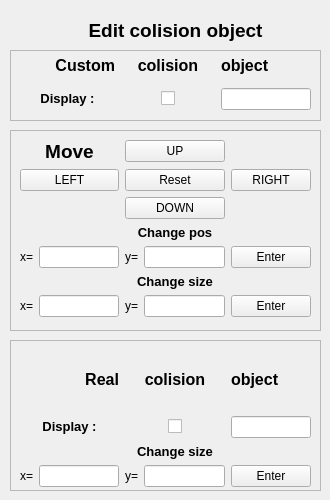
     <widget class="QWidget" name="tab_4">
      <attribute name="title">
       <string>9</string>
      </attribute>
      <widget class="QLabel" name="label_193">
       <property name="geometry">
        <rect>
         <x>70</x>
         <y>10</y>
         <width>211</width>
         <height>41</height>
        </rect>
       </property>
       <property name="text">
        <string>&lt;html&gt;&lt;head/&gt;&lt;body&gt;&lt;p align=&quot;center&quot;&gt;&lt;span style=&quot; font-size:14pt; font-weight:600;&quot;&gt;Edit colision object&lt;/span&gt;&lt;/p&gt;&lt;/body&gt;&lt;/html&gt;</string>
       </property>
      </widget>
      <widget class="QFrame" name="frame">
       <property name="geometry">
        <rect>
         <x>10</x>
         <y>130</y>
         <width>311</width>
         <height>201</height>
        </rect>
       </property>
       <property name="frameShape">
        <enum>QFrame::StyledPanel</enum>
       </property>
       <property name="frameShadow">
        <enum>QFrame::Raised</enum>
       </property>
       <widget class="QWidget" name="gridLayoutWidget">
        <property name="geometry">
         <rect>
          <x>10</x>
          <y>10</y>
          <width>291</width>
          <height>182</height>
         </rect>
        </property>
        <layout class="QGridLayout" name="gridLayout" rowstretch="0,0,0,0,0,0,0">
         <item row="6" column="0">
          <layout class="QHBoxLayout" name="horizontalLayout">
           <item>
            <widget class="QLabel" name="label_15">
             <property name="text">
              <string>x=</string>
             </property>
            </widget>
           </item>
           <item>
            <widget class="QLineEdit" name="colisionObject_CustomObj_sizeXLineEdit_3">
             <property name="maximumSize">
              <size>
               <width>100</width>
               <height>16777215</height>
              </size>
             </property>
            </widget>
           </item>
          </layout>
         </item>
         <item row="5" column="1">
          <widget class="QLabel" name="label_14">
           <property name="maximumSize">
            <size>
             <width>16777215</width>
             <height>15</height>
            </size>
           </property>
           <property name="text">
            <string>&lt;html&gt;&lt;head/&gt;&lt;body&gt;&lt;p align=&quot;center&quot;&gt;&lt;span style=&quot; font-size:10pt; font-weight:600;&quot;&gt;Change size&lt;/span&gt;&lt;/p&gt;&lt;/body&gt;&lt;/html&gt;</string>
           </property>
          </widget>
         </item>
         <item row="1" column="0">
          <widget class="QPushButton" name="colisionObject_Left_pushbutton">
           <property name="maximumSize">
            <size>
             <width>1000</width>
             <height>200</height>
            </size>
           </property>
           <property name="text">
            <string>LEFT</string>
           </property>
           <property name="iconSize">
            <size>
             <width>16</width>
             <height>16</height>
            </size>
           </property>
          </widget>
         </item>
         <item row="1" column="1">
          <widget class="QPushButton" name="colisionObject_Reset_pushbutton">
           <property name="text">
            <string>Reset</string>
           </property>
          </widget>
         </item>
         <item row="0" column="0">
          <widget class="QLabel" name="label_12">
           <property name="text">
            <string>&lt;html&gt;&lt;head/&gt;&lt;body&gt;&lt;p align=&quot;center&quot;&gt;&lt;span style=&quot; font-size:14pt; font-weight:600;&quot;&gt;Move&lt;/span&gt;&lt;/p&gt;&lt;/body&gt;&lt;/html&gt;</string>
           </property>
          </widget>
         </item>
         <item row="1" column="2">
          <widget class="QPushButton" name="colisionObject_Right_pushbutton">
           <property name="text">
            <string>RIGHT</string>
           </property>
          </widget>
         </item>
         <item row="2" column="1">
          <widget class="QPushButton" name="colisionObject_Down_pushbutton">
           <property name="text">
            <string>DOWN</string>
           </property>
          </widget>
         </item>
         <item row="0" column="1">
          <widget class="QPushButton" name="colisionObject_Up_pushbutton">
           <property name="text">
            <string>UP</string>
           </property>
          </widget>
         </item>
         <item row="3" column="1">
          <widget class="QLabel" name="label_21">
           <property name="maximumSize">
            <size>
             <width>16777215</width>
             <height>15</height>
            </size>
           </property>
           <property name="text">
            <string>&lt;html&gt;&lt;head/&gt;&lt;body&gt;&lt;p align=&quot;center&quot;&gt;&lt;span style=&quot; font-size:10pt; font-weight:600;&quot;&gt;Change pos&lt;/span&gt;&lt;/p&gt;&lt;/body&gt;&lt;/html&gt;</string>
           </property>
          </widget>
         </item>
         <item row="6" column="1">
          <layout class="QHBoxLayout" name="horizontalLayout_4">
           <item>
            <widget class="QLabel" name="label_24">
             <property name="text">
              <string>y=</string>
             </property>
            </widget>
           </item>
           <item>
            <widget class="QLineEdit" name="colisionObject_CustomObj_sizeYLineEdit_6">
             <property name="maximumSize">
              <size>
               <width>100</width>
               <height>16777215</height>
              </size>
             </property>
            </widget>
           </item>
          </layout>
         </item>
         <item row="4" column="2">
          <widget class="QPushButton" name="colisionObject_CustomObj_posChangeenterpushButton_2">
           <property name="text">
            <string>Enter</string>
           </property>
          </widget>
         </item>
         <item row="6" column="2">
          <widget class="QPushButton" name="colisionObject_CustomObj_SizeenterpushButton">
           <property name="text">
            <string>Enter</string>
           </property>
          </widget>
         </item>
         <item row="4" column="1">
          <layout class="QHBoxLayout" name="horizontalLayout_3">
           <item>
            <widget class="QLabel" name="label_23">
             <property name="text">
              <string>y=</string>
             </property>
            </widget>
           </item>
           <item>
            <widget class="QLineEdit" name="colisionObject_CustomObj_posYLineEdit_5">
             <property name="maximumSize">
              <size>
               <width>100</width>
               <height>16777215</height>
              </size>
             </property>
            </widget>
           </item>
          </layout>
         </item>
         <item row="4" column="0">
          <layout class="QHBoxLayout" name="horizontalLayout_2">
           <item>
            <widget class="QLabel" name="label_22">
             <property name="text">
              <string>x=</string>
             </property>
            </widget>
           </item>
           <item>
            <widget class="QLineEdit" name="colisionObject_CustomObj_posXLineEdit_4">
             <property name="maximumSize">
              <size>
               <width>100</width>
               <height>16777215</height>
              </size>
             </property>
            </widget>
           </item>
          </layout>
         </item>
        </layout>
       </widget>
      </widget>
      <widget class="QFrame" name="frame_2">
       <property name="geometry">
        <rect>
         <x>10</x>
         <y>50</y>
         <width>311</width>
         <height>71</height>
        </rect>
       </property>
       <property name="frameShape">
        <enum>QFrame::StyledPanel</enum>
       </property>
       <property name="frameShadow">
        <enum>QFrame::Raised</enum>
       </property>
       <widget class="QWidget" name="gridLayoutWidget_2">
        <property name="geometry">
         <rect>
          <x>10</x>
          <y>0</y>
          <width>291</width>
          <height>61</height>
         </rect>
        </property>
        <layout class="QGridLayout" name="gridLayout_2">
         <property name="sizeConstraint">
          <enum>QLayout::SetDefaultConstraint</enum>
         </property>
         <item row="0" column="0">
          <widget class="QLabel" name="label_4">
           <property name="maximumSize">
            <size>
             <width>16777215</width>
             <height>30</height>
            </size>
           </property>
           <property name="text">
            <string>&lt;html&gt;&lt;head/&gt;&lt;body&gt;&lt;p align=&quot;right&quot;&gt;&lt;span style=&quot; font-size:12pt; font-weight:600;&quot;&gt;Custom&lt;/span&gt;&lt;/p&gt;&lt;/body&gt;&lt;/html&gt;</string>
           </property>
          </widget>
         </item>
         <item row="0" column="2">
          <widget class="QLabel" name="label_8">
           <property name="text">
            <string>&lt;html&gt;&lt;head/&gt;&lt;body&gt;&lt;p&gt;&lt;span style=&quot; font-size:12pt; font-weight:600;&quot;&gt;object&lt;/span&gt;&lt;/p&gt;&lt;/body&gt;&lt;/html&gt;</string>
           </property>
          </widget>
         </item>
         <item row="1" column="0">
          <widget class="QLabel" name="label_3">
           <property name="text">
            <string>&lt;html&gt;&lt;head/&gt;&lt;body&gt;&lt;p align=&quot;center&quot;&gt;&lt;span style=&quot; font-size:10pt; font-weight:600;&quot;&gt;Display :&lt;/span&gt;&lt;/p&gt;&lt;/body&gt;&lt;/html&gt;</string>
           </property>
          </widget>
         </item>
         <item row="1" column="1" alignment="Qt::AlignHCenter">
          <widget class="QCheckBox" name="colisionObject_CustomObj_checkButton">
           <property name="layoutDirection">
            <enum>Qt::LeftToRight</enum>
           </property>
           <property name="text">
            <string/>
           </property>
          </widget>
         </item>
         <item row="1" column="2">
          <widget class="QLineEdit" name="colisionObject_CustomObj_lineEdit">
           <property name="maximumSize">
            <size>
             <width>90</width>
             <height>16777215</height>
            </size>
           </property>
          </widget>
         </item>
         <item row="0" column="1">
          <widget class="QLabel" name="label_7">
           <property name="text">
            <string>&lt;html&gt;&lt;head/&gt;&lt;body&gt;&lt;p align=&quot;center&quot;&gt;&lt;span style=&quot; font-size:12pt; font-weight:600;&quot;&gt; colision&lt;/span&gt;&lt;/p&gt;&lt;/body&gt;&lt;/html&gt;</string>
           </property>
          </widget>
         </item>
        </layout>
       </widget>
      </widget>
      <widget class="QFrame" name="frame_3">
       <property name="geometry">
        <rect>
         <x>10</x>
         <y>340</y>
         <width>311</width>
         <height>151</height>
        </rect>
       </property>
       <property name="frameShape">
        <enum>QFrame::StyledPanel</enum>
       </property>
       <property name="frameShadow">
        <enum>QFrame::Raised</enum>
       </property>
       <widget class="QWidget" name="gridLayoutWidget_3">
        <property name="geometry">
         <rect>
          <x>10</x>
          <y>10</y>
          <width>291</width>
          <height>137</height>
         </rect>
        </property>
        <layout class="QGridLayout" name="gridLayout_3">
         <property name="sizeConstraint">
          <enum>QLayout::SetDefaultConstraint</enum>
         </property>
         <item row="0" column="0">
          <widget class="QLabel" name="label_5">
           <property name="text">
            <string>&lt;html&gt;&lt;head/&gt;&lt;body&gt;&lt;p align=&quot;right&quot;&gt;&lt;span style=&quot; font-size:12pt; font-weight:600;&quot;&gt;Real&lt;/span&gt;&lt;/p&gt;&lt;/body&gt;&lt;/html&gt;</string>
           </property>
          </widget>
         </item>
         <item row="1" column="1" alignment="Qt::AlignHCenter|Qt::AlignVCenter">
          <widget class="QCheckBox" name="colisionObject_RealObj_checkButton">
           <property name="layoutDirection">
            <enum>Qt::LeftToRight</enum>
           </property>
           <property name="text">
            <string/>
           </property>
          </widget>
         </item>
         <item row="0" column="1">
          <widget class="QLabel" name="label_10">
           <property name="text">
            <string>&lt;html&gt;&lt;head/&gt;&lt;body&gt;&lt;p align=&quot;center&quot;&gt;&lt;span style=&quot; font-size:12pt; font-weight:600;&quot;&gt; colision&lt;/span&gt;&lt;/p&gt;&lt;/body&gt;&lt;/html&gt;</string>
           </property>
          </widget>
         </item>
         <item row="1" column="0">
          <widget class="QLabel" name="label_6">
           <property name="text">
            <string>&lt;html&gt;&lt;head/&gt;&lt;body&gt;&lt;p align=&quot;center&quot;&gt;&lt;span style=&quot; font-size:10pt; font-weight:600;&quot;&gt;Display :&lt;/span&gt;&lt;/p&gt;&lt;/body&gt;&lt;/html&gt;</string>
           </property>
          </widget>
         </item>
         <item row="1" column="2">
          <widget class="QLineEdit" name="colisionObject_RealObj_lineEdit">
           <property name="maximumSize">
            <size>
             <width>100</width>
             <height>16777215</height>
            </size>
           </property>
          </widget>
         </item>
         <item row="0" column="2">
          <widget class="QLabel" name="label_11">
           <property name="text">
            <string>&lt;html&gt;&lt;head/&gt;&lt;body&gt;&lt;p&gt;&lt;span style=&quot; font-size:12pt; font-weight:600;&quot;&gt;object&lt;/span&gt;&lt;/p&gt;&lt;/body&gt;&lt;/html&gt;</string>
           </property>
          </widget>
         </item>
         <item row="2" column="1">
          <widget class="QLabel" name="label_16">
           <property name="maximumSize">
            <size>
             <width>16777215</width>
             <height>15</height>
            </size>
           </property>
           <property name="text">
            <string>&lt;html&gt;&lt;head/&gt;&lt;body&gt;&lt;p align=&quot;center&quot;&gt;&lt;span style=&quot; font-size:10pt; font-weight:600;&quot;&gt;Change size&lt;/span&gt;&lt;/p&gt;&lt;/body&gt;&lt;/html&gt;</string>
           </property>
          </widget>
         </item>
         <item row="3" column="0">
          <layout class="QHBoxLayout" name="horizontalLayout_5">
           <item>
            <widget class="QLabel" name="label_17">
             <property name="text">
              <string>x=</string>
             </property>
            </widget>
           </item>
           <item>
            <widget class="QLineEdit" name="colisionObject_RealObj_sizeXLineEdit_4">
             <property name="maximumSize">
              <size>
               <width>100</width>
               <height>16777215</height>
              </size>
             </property>
            </widget>
           </item>
          </layout>
         </item>
         <item row="3" column="1">
          <layout class="QHBoxLayout" name="horizontalLayout_6">
           <item>
            <widget class="QLabel" name="label_25">
             <property name="text">
              <string>y=</string>
             </property>
            </widget>
           </item>
           <item>
            <widget class="QLineEdit" name="colisionObject_RealObj_sizeYLineEdit_7">
             <property name="maximumSize">
              <size>
               <width>100</width>
               <height>16777215</height>
              </size>
             </property>
            </widget>
           </item>
          </layout>
         </item>
         <item row="3" column="2">
          <widget class="QPushButton" name="colisionObject_RealObj_SizeenterpushButton_2">
           <property name="text">
            <string>Enter</string>
           </property>
          </widget>
         </item>
        </layout>
       </widget>
      </widget>
     </widget>
